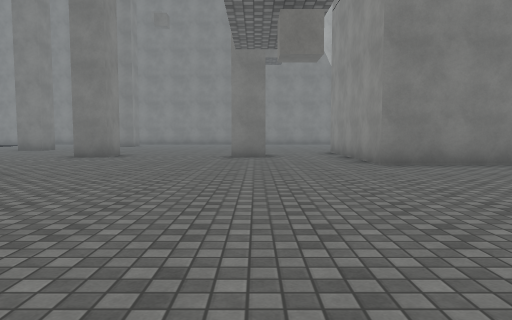
[1] (above)

23 first-person views from a walk through a Unity game level. The camera is 1.2 m above the floor, tilts 4° down and sees 70° across. The floor is counted in squares, 2 m on a side. Each view is taken from the middle of a square. On the plan, view 1 faces up. The plan holds only what a view shows up to about 10 squares ahead; the rest is blank. The place goes on beyond the plan. The player character is not drawn. Surface patterns are stand-ins for the level's own textures.

[2]
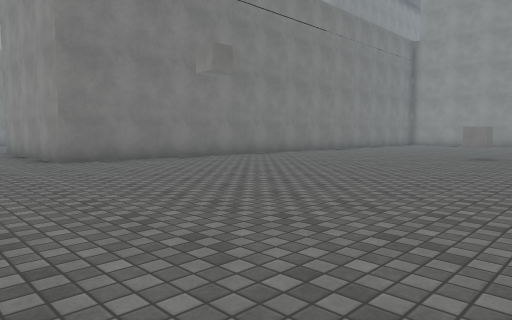

[3]
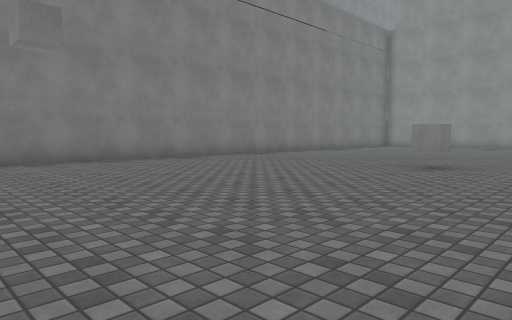

[4]
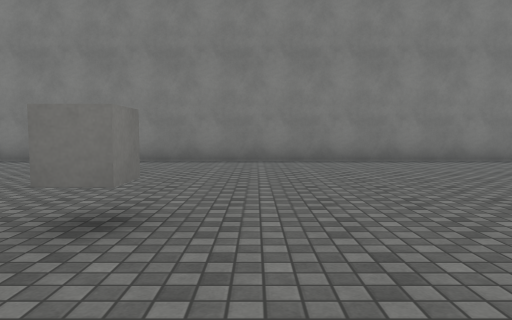

[5]
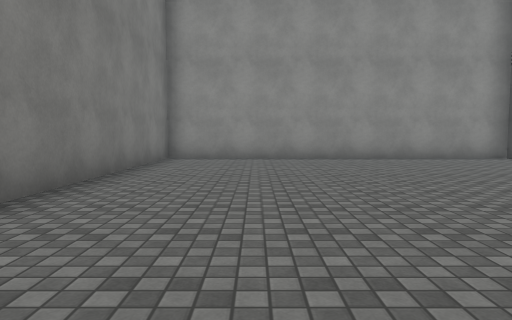

[6]
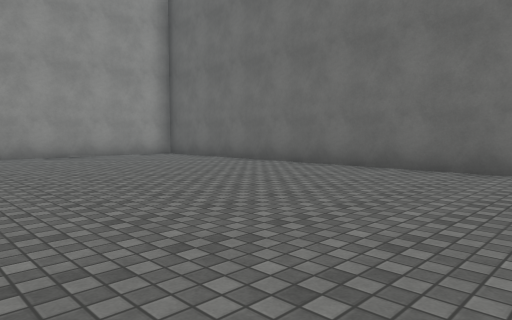

[7]
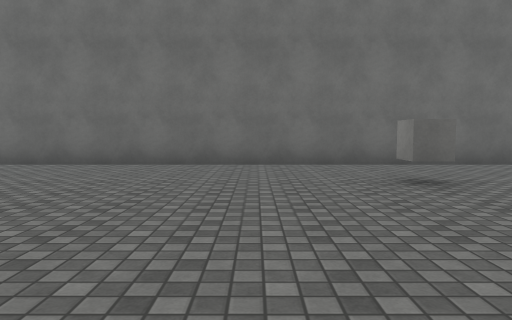

[8]
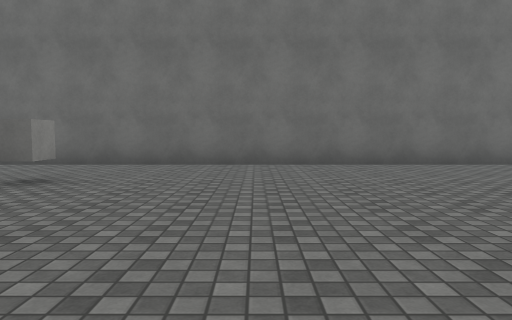

[9]
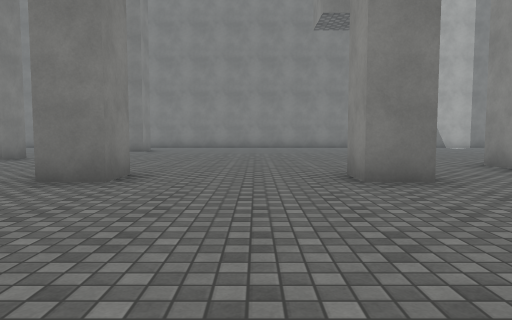

[10]
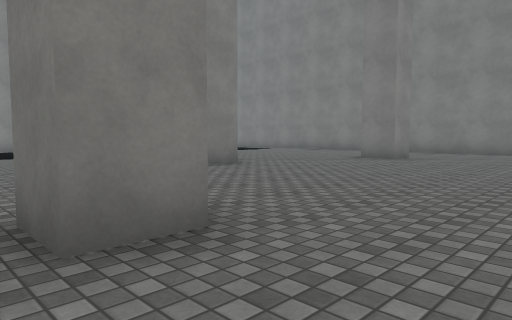

[11]
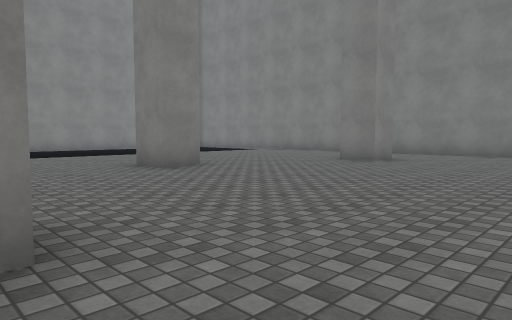

[12]
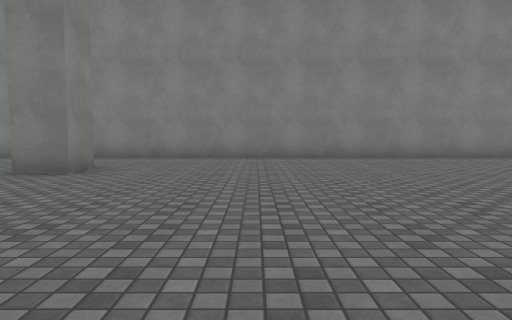

[13]
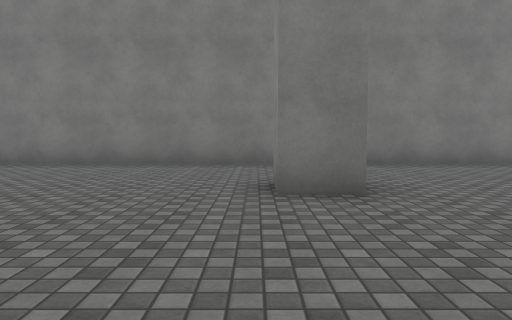

[14]
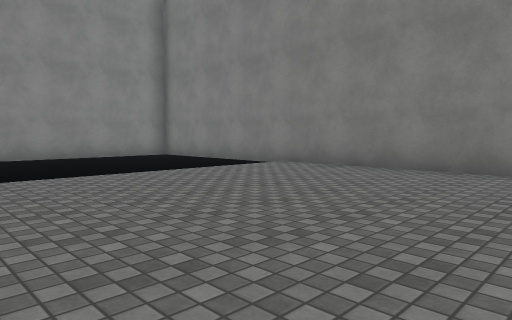

[15]
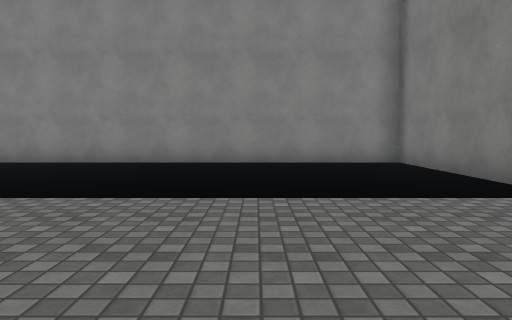

[16]
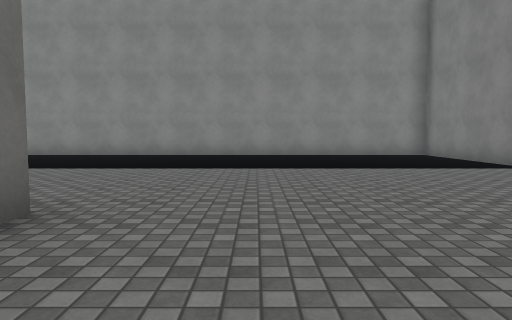

[17]
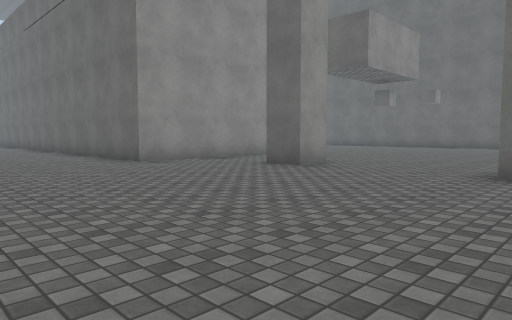

[18]
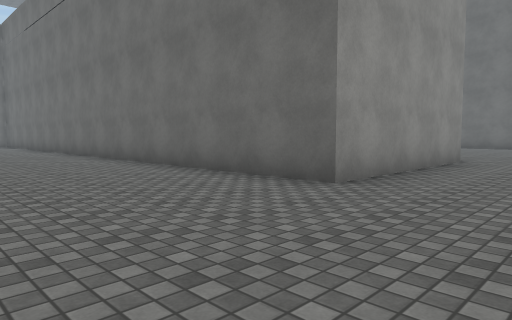

[19]
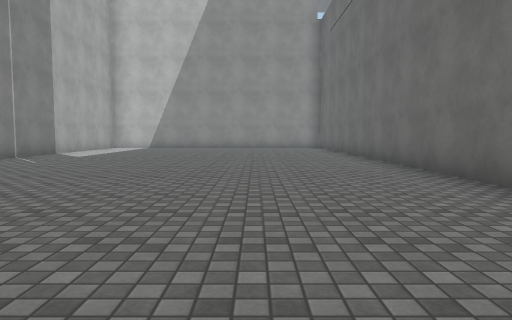

[20]
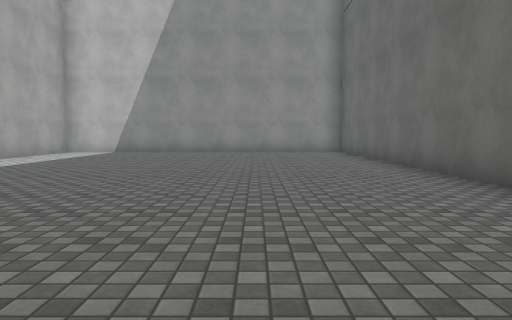

[21]
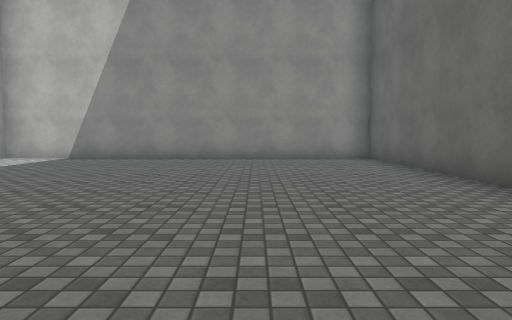

[22]
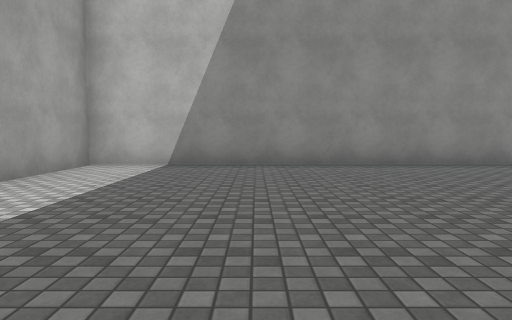

[23]
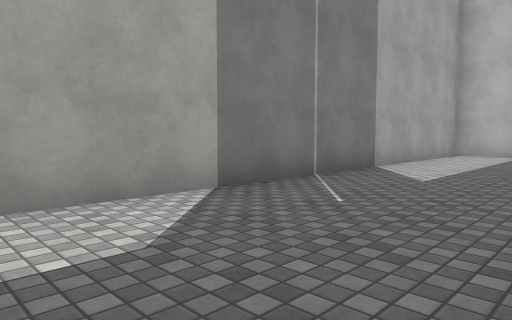

### Floor plan
Points are (right, up) in squares from view 1. A wall is a line through its corners. A room is listed if a view was taken in it or the views show most of it. See-through windows are left out.
Room 1 (views 1, 2, 3, 4, 5, 6, 7, 8, 9, 10, 11, 12, 13, 14, 15, 16, 17, 18, 19, 20, 21, 22, 23)
walls: (0.4, 9.6) (-0.6, 9.6) (-0.6, 10.4) (0.2, 10.4); (-3.9, 10.5) (-3.9, 9.6) (-4.9, 9.6); (-7.8, 14.4) (-7.8, 13.4) (-8.8, 13.4); (-5.9, 18.6) (-5.9, 17.6) (-6.8, 17.6) (-6.8, 18.5); (1.8, -1.4) (17.9, -1.4); (3.6, 21.3) (-17.5, 21.3) (-17.5, 12); (20.3, -1.5) (20.3, 7.2) (2.5, 7.2) (2.5, 12.1) (20.3, 12.1) (20.3, 21.3) (9.5, 21.3)
objects: cube (10, 1)

Positions as (right, up) in squares from view 1, and headings:
1: (0, 0), facing up
2: (0, -1), facing up-right
3: (3, -1), facing up-right
4: (11, -1), facing up
5: (11, 5), facing right
6: (10, 5), facing down-right
7: (12, 6), facing down
8: (7, 6), facing down
9: (-2, 5), facing up
10: (-2, 9), facing up-left
11: (-2, 10), facing up-left
12: (-3, 12), facing up
13: (-7, 14), facing up
14: (-7, 15), facing up-left
15: (-9, 18), facing left
16: (-6, 16), facing left
17: (-5, 16), facing down-right
18: (0, 16), facing down-right
19: (4, 15), facing right
20: (8, 15), facing right
21: (11, 15), facing right
22: (13, 18), facing right
23: (9, 18), facing up-right
